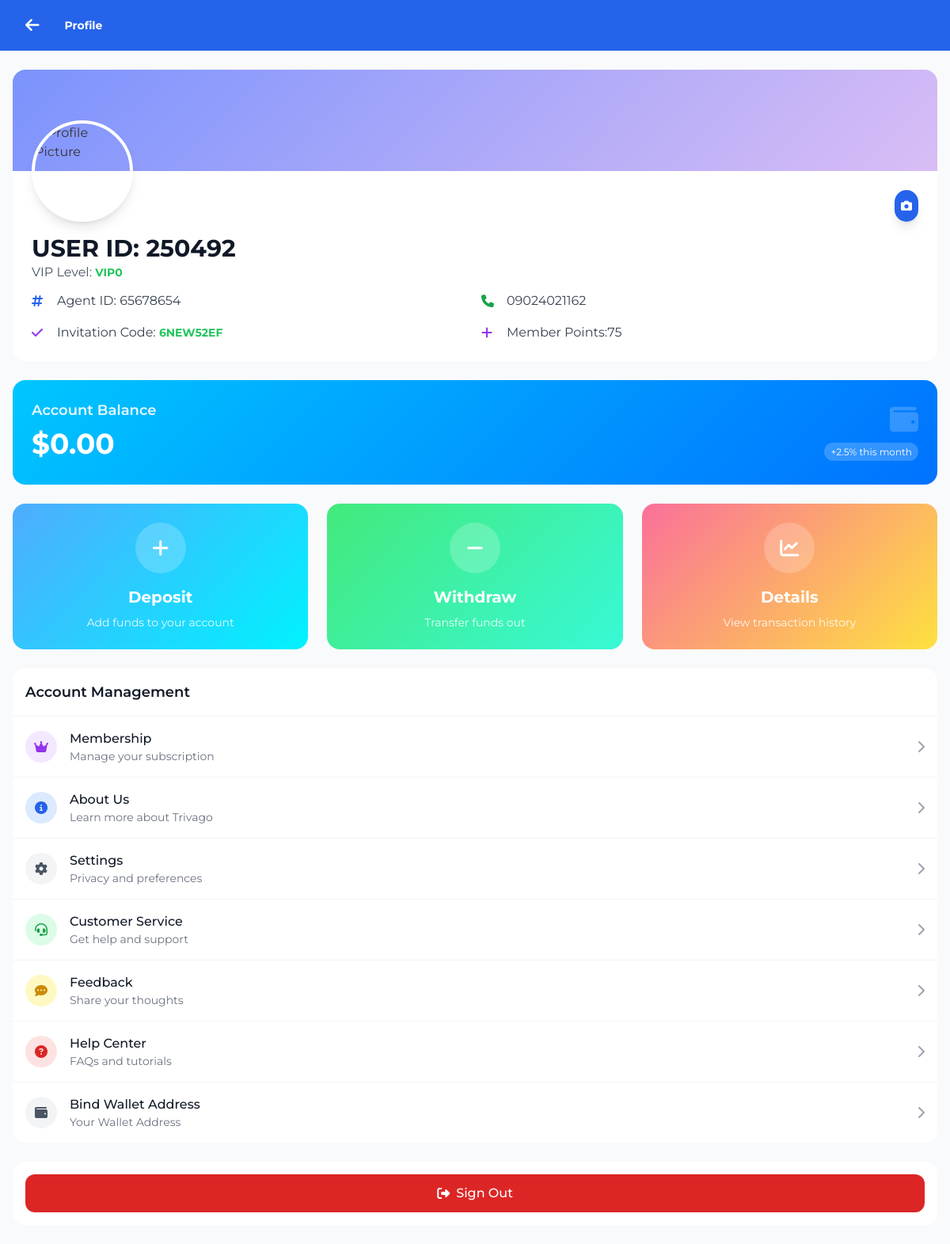
Before: /profile (signed in) with the older database file.
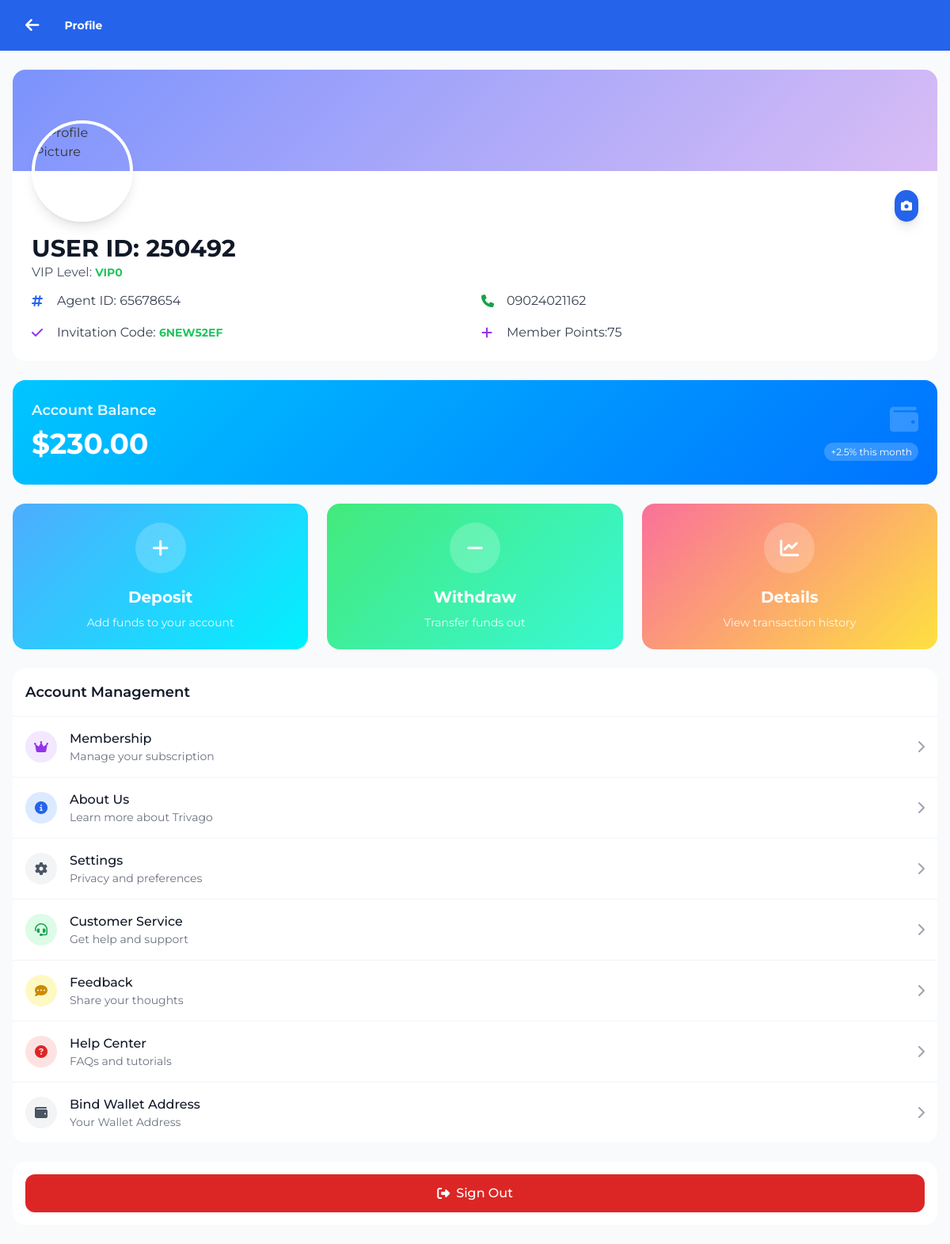
After: the same page with the newer database file.
### hotel_app/models.py (models this page shows, shortened)
class User(db.Model, UserMixin):
    id = db.Column(db.Integer, primary_key=True)
    nickname = db.Column(db.String(80))
    user_id = db.Column(db.String(6), unique=True)
    agent_id = db.Column(db.String(6), unique=True)
    contact = db.Column(db.String(20))
    invitation_code = db.Column(db.String(20))
    member_points = db.Column(db.Integer, default=0)
    balance = db.Column(db.Float, default=0.0)
    vip_level = db.Column(db.String(10), default='VIP0')
    withdrawal_password = db.Column(db.String(100))
    password_hash = db.Column(db.String(100))
    is_active = db.Column(db.Boolean, default=False)
    created_at = db.Column(db.DateTime, default=datetime.utcnow)
    reservations = db.relationship('Reservation', backref='user', lazy=True)
    deposit_requests = db.relationship('DepositRequest', backref='user', lazy=True)
    withdrawal_requests = db.relationship('WithdrawalRequest', backref='user', lazy=True)

### hotel_app/routes.py (the view)
@app.route('/profile')
def profile():
    if 'user_id' not in session:
        return redirect(url_for('login'))
    user = User.query.get(session['user_id'])
    if not user:
        flash('User not found', 'error')
        return redirect(url_for('login'))
    reservation_stats = db.session.query(
        func.count(Reservation.id).label('total_reservations'),
        func.count(Reservation.id).filter(Reservation.status == 'Completed').label('completed_reservations'),
        func.coalesce(func.sum(Reservation.commission_earned), 0).label('total_commission')
    ).filter_by(user_id=user.id).first()
    total_reservations = reservation_stats.total_reservations or 0
    completed_reservations = reservation_stats.completed_reservations or 0
    completion_rate = (completed_reservations / total_reservations * 100) if total_reservations > 0 else 0
    total_commission = reservation_stats.total_commission or 0
    print(f"User balance: {user.balance} {user.user_id}")
    return render_template('profile.html',
                         user=user,
                         total_reservations=total_reservations,
                         completed_reservations=completed_reservations,
                         completion_rate=completion_rate,
                         total_commission=total_commission)

### hotel_app/__init__.py (called while the page is built)
@login_manager.user_loader
def load_user(user_id):
    return User.query.get(int(user_id))

### hotel_app/routes.py (called while the page is built)
@app.before_request
def check_admin_routes():
    if request.endpoint and request.endpoint.startswith('admin_') and request.endpoint != 'admin_login':
        if 'admin_id' not in session:
            return redirect(url_for('admin_login'))

### hotel_app/templates/profile.html (shortened to what the changed rows need)
<!DOCTYPE html>
<html lang="en">
    <head>
        <link rel="stylesheet" href="https://cdnjs.cloudflare.com/ajax/libs/font-awesome/6.4.0/css/all.min.css">
        <link rel="stylesheet" href="path/to/font-awesome/css/font-awesome.min.css">
        <link rel="stylesheet" href="{{ url_for('static', filename='css/user.css') }}">
        <link rel="stylesheet" href="{{ url_for('static', filename='css/translate.css') }}">
        <link href="https://cdn.jsdelivr.net/npm/tailwindcss@2.2.19/dist/tailwind.min.css" rel="stylesheet">
        <script src="https://cdn.tailwindcss.com"></script>
        <link rel="stylesheet" href="https://cdn.jsdelivr.net/npm/flatpickr/dist/flatpickr.min.css">
        <link rel="stylesheet" href="https://cdnjs.cloudflare.com/ajax/libs/flag-icon-css/6.6.6/css/flag-icons.min.css">
    </head>
    <body class="bg-gray-50 min-h-screen">
        <header class="sticky h-16 top-0 z-50 bg-[#2563eb] shadow-sm py-2 md:py-4 px-4 md:px-8">
            <div class="flex items-center justify-start gap-8 text-white h-full">
                <h1 class="text-white text-sm md:text-md font-bold">Profile</h1>
            </div>
        </header>
        <div class="px-4 py-6 space-y-6">
            <div class="bg-white rounded-2xl overflow-hidden">
                <div class="relative px-6 pb-6">
                    <div class="space-y-3">
                        <div>
                            <h2 class="text-2xl md:text-3xl font-bold text-gray-900">USER ID: {{ user.user_id }}</h2>
                            <p class="text-gray-600">VIP Level: <span class="text-green-500 font-bold text-sm"> {{ user.vip_level }}</span></p>
                        </div>
                        <div class="grid md:grid-cols-2 gap-4 text-sm md:text-base">
                            <div class="flex items-center space-x-3">
                                <i class="fas fa-phone text-green-600 w-5"></i>
                                <span class="text-gray-700">{{ user.contact }}</span>
                            </div>
                            <div class="flex items-center space-x-3">
                                <span class="text-gray-700">Invitation Code: <span class="text-green-500 font-bold text-sm">{{ user.invitation_code }}</span></span>
                            </div>
                        </div>
                    </div>
                </div>
            </div>
            <div class="balance-card rounded-2xl p-6 text-white">
                <div class="flex items-center justify-between">
                    <div>
                        <div class="mt-2">
                            <span class="text-3xl md:text-4xl font-bold">${{ "%.2f"|format(user.balance) }}</span>
                        </div>
                    </div>
                </div>
            </div>
        </div>
    </body>
</html>

Changed rows visible on the page:
changed User "VIP0": balance "0.00" → "230.00"
